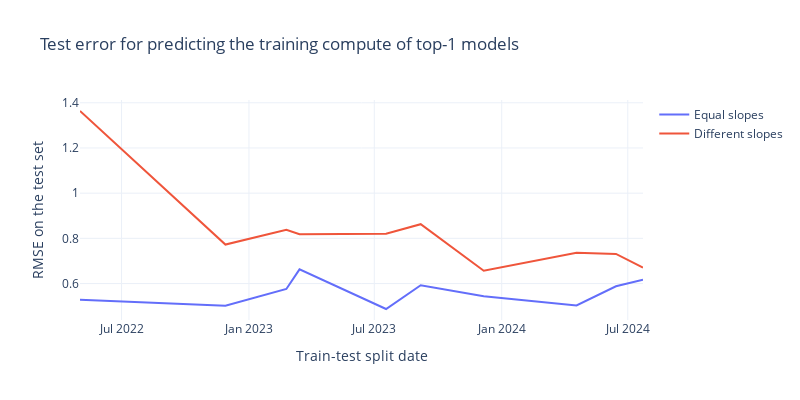

Notebook code cell kept with this figure:
### Code cell
# Plot the errors
fig = go.Figure()
fig.add_trace(go.Scatter(
    x=split_dates, y=errors['same_slopes=(True,)'],
    mode='lines', name='Equal slopes',
    # line=dict(color='blue')
))
fig.add_trace(go.Scatter(
    x=split_dates, y=errors['same_slopes=(False,)'],
    mode='lines', name='Different slopes',
    # line=dict(color='blue')
))
fig.update_layout(
    template='plotly_white',
    width=800,
    height=400,
    title=f'Test error for predicting the training compute of top-{top_n} models' + ('<br>with hypothetical Llama 4' if include_llama_4 else ''),
    xaxis_title='Train-test split date',
    yaxis_title='RMSE on the test set',
)

save_plot(fig, results_dir, f'compute_regression_backtest_error_{model_selection}_frontier={frontier_selection}_top{top_n}_cutoff={cutoff_date}')
equal_slopes_errors_df = pd.DataFrame({'split_date': split_dates, 'test_rmse': errors['same_slopes=(True,)']})
different_slopes_errors_df = pd.DataFrame({'split_date': split_dates, 'test_rmse': errors['same_slopes=(False,)']})
equal_slopes_errors_df.to_csv(results_dir + f'plot_data/compute_regression_backtest_error_{model_selection}_frontier={frontier_selection}_top{top_n}_cutoff={cutoff_date}_equal_slopes.csv', index=False)
different_slopes_errors_df.to_csv(results_dir + f'plot_data/compute_regression_backtest_error_{model_selection}_frontier={frontier_selection}_top{top_n}_cutoff={cutoff_date}_different_slopes.csv', index=False)

fig.show()

### Figure 1 — Plotly figure (JSON) as saved in the notebook; plotly's stock layout.template omitted (floating-point values rounded to 4 significant figures)
{"data": [{"mode": "lines", "name": "Equal slopes", "type": "scatter", "x": ["2022-05-02T00:00:00", "2022-11-28T00:00:00", "2023-02-24T00:00:00", "2023-03-15T00:00:00", "2023-07-18T00:00:00", "2023-09-06T00:00:00", "2023-12-06T00:00:00", "2024-04-18T00:00:00", "2024-06-14T00:00:00", "2024-07-23T00:00:00"], "y": [0.5287, 0.5018, 0.576, 0.6628, 0.4874, 0.5925, 0.5436, 0.5033, 0.5879, 0.6165]}, {"mode": "lines", "name": "Different slopes", "type": "scatter", "x": ["2022-05-02T00:00:00", "2022-11-28T00:00:00", "2023-02-24T00:00:00", "2023-03-15T00:00:00", "2023-07-18T00:00:00", "2023-09-06T00:00:00", "2023-12-06T00:00:00", "2024-04-18T00:00:00", "2024-06-14T00:00:00", "2024-07-23T00:00:00"], "y": [1.364, 0.7725, 0.8381, 0.8183, 0.8208, 0.8628, 0.657, 0.7364, 0.7313, 0.6709]}], "layout": {"height": 400, "title": {"text": "Test error for predicting the training compute of top-1 models"}, "width": 800, "xaxis": {"title": {"text": "Train-test split date"}}, "yaxis": {"title": {"text": "RMSE on the test set"}}}}
